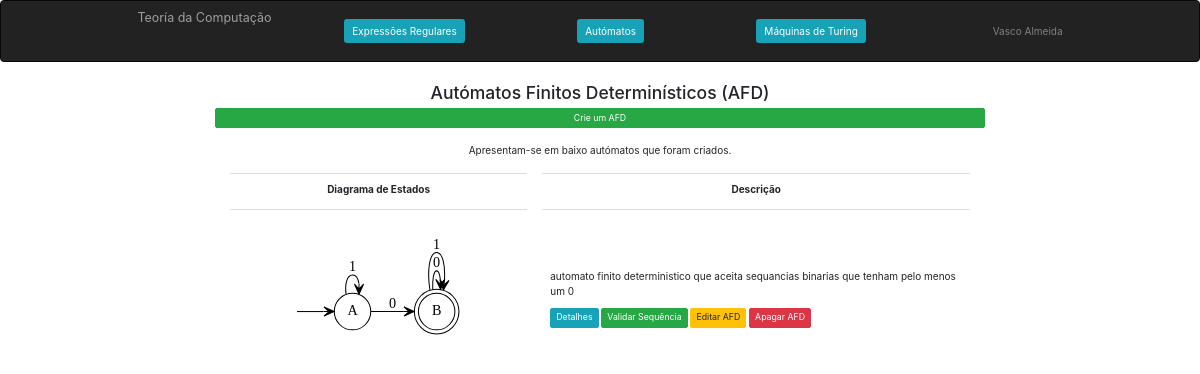
Screenshot of /automatos/ with the database file from the repository.
### computacao/models.py (models this page shows, shortened)
class Automato(models.Model):
    nome = models.CharField(max_length=100)
    descricao = models.CharField(max_length=100)
    alfabeto = models.CharField(max_length=100)
    estados = models.CharField(max_length=100)
    estadoInicial = models.CharField(max_length=100)
    estadosDeAceitacao = models.CharField(max_length=100)
    dicionarioTransicao = models.CharField(max_length=1000)
    diagrama = models.CharField(max_length=100)

### computacao/views.py (the view)
# urls.py: path('automatos/', views.automatos, name='automatos'),
def automatos(request):
    context = {'automatos': Automato.objects.all()}
    return render(request, 'computacao/automatos.html', context)

### computacao/templates/computacao/automatos.html (shortened to what this page needs)
{% extends 'computacao/layout.html' %}
{% block main %}
    <main class="col-sm-12 text-center">
        <h3>Autómatos Finitos Determinísticos (AFD)</h3>
        <a href="{% url 'computacao:novo_automato' %}" class="btn btn-success btn-sm btn-block">
            Crie um AFD
        </a>
        <br>
        <p>Apresentam-se em baixo autómatos que foram criados.</p>
        <table align="center" class="table" style="max-width:900px">
            <tr>
                <th class="text-center">Diagrama de Estados</th>
                <th class="text-center">Descrição</th>
            </tr>
            {% load static %}
            {% for automato in automatos %}
                <tr class="text-left">
                    <td>
                        <a href="{% url 'computacao:automato' automato.id %}">
                            <img src="{% static automato.diagrama %}" alt="" width="80%">
                        </a>
                    </td>
                    <td style="vertical-align:bottom">
                        <p>{{ automato.descricao }}</p>
                        <p>
                            <a href="{% url 'computacao:automato' automato.id %}" class="btn btn-info  btn-sm">
                                Detalhes
                            </a>
                            <a href="{% url 'computacao:automato' automato.id %}" class="btn btn-success  btn-sm">
                                Validar Sequência
                            </a>
                            <a href="{% url 'computacao:edita_automato' automato.id %}" class="btn btn-warning  btn-sm">
                                Editar AFD
                            </a>
                            <a href="{% url 'computacao:apaga_automato' automato.id %}" class="btn btn-danger  btn-sm">
                                Apagar AFD
                            </a>
                        </p>
                    </td>
                </tr>
            {% endfor %}
        </table>
    </main>
{% endblock %}

### computacao/static/computacao/style.css (style rules this page uses)
table tr th { text-align: right; }
table { border-collapse: separate; border-spacing: 15px 5px; }

### rows the page displays
Automato: diagrama (picture), descricao "automato finito deterministico que aceita sequancias binarias que tenham pelo menos um 0"
